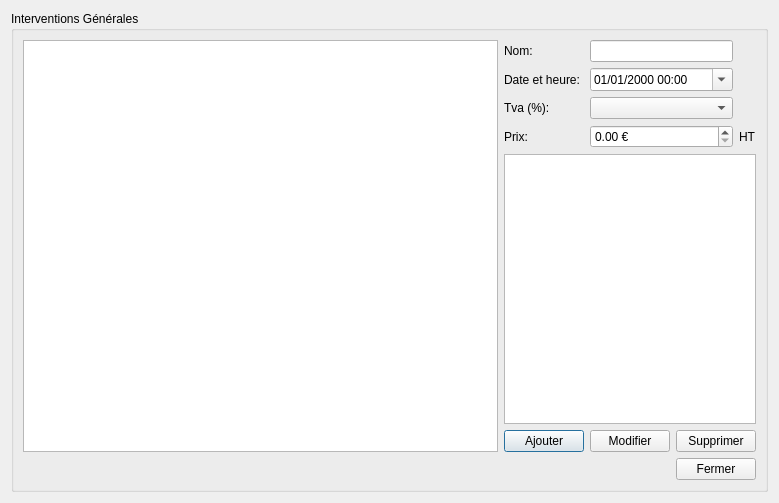
<?xml version="1.0" encoding="UTF-8"?>
<ui version="4.0">
 <class>DialogServicesEdit</class>
 <widget class="QDialog" name="DialogServicesEdit">
  <property name="geometry">
   <rect>
    <x>0</x>
    <y>0</y>
    <width>771</width>
    <height>503</height>
   </rect>
  </property>
  <property name="windowTitle">
   <string>Edition des services</string>
  </property>
  <property name="windowIcon">
   <iconset resource="../ressources.qrc">
    <normaloff>:/app/services</normaloff>:/app/services</iconset>
  </property>
  <layout class="QVBoxLayout" name="verticalLayout">
   <item>
    <widget class="QGroupBox" name="groupBox_IntCom">
     <property name="title">
      <string>Interventions Générales</string>
     </property>
     <layout class="QVBoxLayout" name="verticalLayout_6">
      <item>
       <layout class="QHBoxLayout" name="horizontalLayout_name">
        <item>
         <layout class="QVBoxLayout" name="verticalLayout_2">
          <item>
           <widget class="QTableWidget" name="tableWidget_Inter">
            <property name="minimumSize">
             <size>
              <width>475</width>
              <height>0</height>
             </size>
            </property>
           </widget>
          </item>
         </layout>
        </item>
        <item>
         <layout class="QVBoxLayout" name="verticalLayout_5">
          <item>
           <layout class="QGridLayout" name="gridLayout">
            <item row="1" column="0">
             <widget class="QLabel" name="label_3">
              <property name="text">
               <string>Date et heure: </string>
              </property>
             </widget>
            </item>
            <item row="1" column="1">
             <widget class="QDateTimeEdit" name="dateTimeEdit">
              <property name="displayFormat">
               <string>dd/MM/yyyy HH:mm</string>
              </property>
              <property name="calendarPopup">
               <bool>true</bool>
              </property>
             </widget>
            </item>
            <item row="2" column="0">
             <widget class="QLabel" name="label_titletax">
              <property name="text">
               <string>Tva (%):</string>
              </property>
             </widget>
            </item>
            <item row="2" column="1">
             <widget class="QComboBox" name="comboBox_tax"/>
            </item>
            <item row="0" column="0">
             <widget class="QLabel" name="LabelName">
              <property name="text">
               <string>Nom: </string>
              </property>
             </widget>
            </item>
            <item row="0" column="1">
             <widget class="QLineEdit" name="lineEdit_Name">
              <property name="text">
               <string/>
              </property>
              <property name="maxLength">
               <number>255</number>
              </property>
              <property name="clearButtonEnabled">
               <bool>true</bool>
              </property>
             </widget>
            </item>
            <item row="3" column="0">
             <widget class="QLabel" name="label_2">
              <property name="text">
               <string>Prix: </string>
              </property>
             </widget>
            </item>
            <item row="3" column="1">
             <widget class="QDoubleSpinBox" name="doubleSpinBox">
              <property name="suffix">
               <string> €</string>
              </property>
              <property name="maximum">
               <double>999999.000000000000000</double>
              </property>
             </widget>
            </item>
            <item row="3" column="2">
             <widget class="QLabel" name="label_tax">
              <property name="text">
               <string>HT</string>
              </property>
             </widget>
            </item>
           </layout>
          </item>
          <item>
           <widget class="QTextEdit" name="textEdit_Desc">
            <property name="sizePolicy">
             <sizepolicy hsizetype="Expanding" vsizetype="Expanding">
              <horstretch>0</horstretch>
              <verstretch>0</verstretch>
             </sizepolicy>
            </property>
            <property name="minimumSize">
             <size>
              <width>0</width>
              <height>0</height>
             </size>
            </property>
            <property name="sizeIncrement">
             <size>
              <width>0</width>
              <height>0</height>
             </size>
            </property>
            <property name="baseSize">
             <size>
              <width>0</width>
              <height>0</height>
             </size>
            </property>
           </widget>
          </item>
          <item>
           <layout class="QHBoxLayout" name="horizontalLayout">
            <item>
             <spacer name="horizontalSpacer">
              <property name="orientation">
               <enum>Qt::Horizontal</enum>
              </property>
              <property name="sizeHint" stdset="0">
               <size>
                <width>40</width>
                <height>20</height>
               </size>
              </property>
             </spacer>
            </item>
            <item>
             <widget class="QPushButton" name="pushButton_add">
              <property name="text">
               <string>Ajouter</string>
              </property>
              <property name="icon">
               <iconset resource="../ressources.qrc">
                <normaloff>:/app/insert</normaloff>:/app/insert</iconset>
              </property>
             </widget>
            </item>
            <item>
             <widget class="QPushButton" name="pushButton_edit">
              <property name="text">
               <string>Modifier</string>
              </property>
              <property name="icon">
               <iconset resource="../ressources.qrc">
                <normaloff>:/app/Edit</normaloff>:/app/Edit</iconset>
              </property>
             </widget>
            </item>
            <item>
             <widget class="QPushButton" name="pushButton_del">
              <property name="text">
               <string>Supprimer</string>
              </property>
              <property name="icon">
               <iconset resource="../ressources.qrc">
                <normaloff>:/app/remove</normaloff>:/app/remove</iconset>
              </property>
             </widget>
            </item>
           </layout>
          </item>
         </layout>
        </item>
       </layout>
      </item>
      <item>
       <layout class="QHBoxLayout" name="horizontalLayout_2">
        <item>
         <spacer name="horizontalSpacer_2">
          <property name="orientation">
           <enum>Qt::Horizontal</enum>
          </property>
          <property name="sizeHint" stdset="0">
           <size>
            <width>40</width>
            <height>20</height>
           </size>
          </property>
         </spacer>
        </item>
        <item>
         <widget class="QPushButton" name="pushButton_close">
          <property name="text">
           <string>Fermer</string>
          </property>
         </widget>
        </item>
       </layout>
      </item>
     </layout>
    </widget>
   </item>
  </layout>
 </widget>
 <resources>
  <include location="../ressources.qrc"/>
 </resources>
 <connections/>
</ui>
